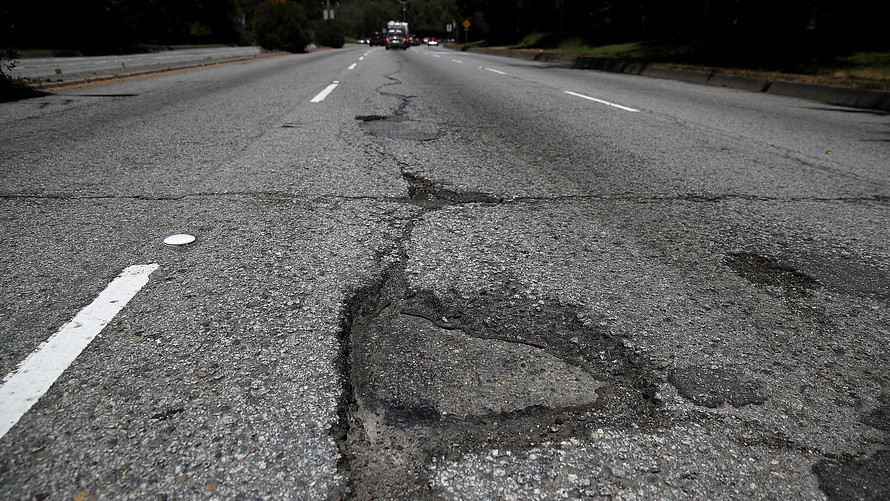
#> input picture examples/1.jpg, 890 x 501 px
$ python main.py --path examples/1.jpg
#> lines starting #> are read from the running program, lines starting #| are printed output that depends on the picture
import numpy as np
import argparse
import json
import cv2
from sqlalchemy import true

def update_trackbars(window_name, trackbars):
    """
        Read values from trackbars
    """

    for trackbar in trackbars:
        trackbars[trackbar]['value'] = cv2.getTrackbarPos(trackbar, window_name)

    return trackbars

my_parser = argparse.ArgumentParser(description='')
my_parser.add_argument('-p',
                       '--path',
                       action='store',
                       type=str,
                       required=True,
                       help='Image path')

my_parser.add_argument('-n',
                       '--window_name',
                       action='store',
                       type=str,
                       default='Test',
                       help='Name of the opencv window')

args = my_parser.parse_args()
args_dict = vars(args)

# Read and resize image

image = cv2.imread(args_dict['path'])
#> image is the input picture: shape (501, 890, 3); mean B, G, R 91.7, 92.9, 93.2
image = cv2.resize(image, (420, 300))
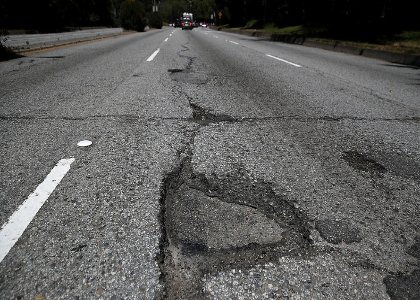
#> image: shape (300, 420, 3); mean B, G, R 91.5, 92.8, 93.1
cv2.namedWindow(args_dict['window_name'])

# Create ROI

polygon = np.array([[0, int(image.shape[0] * 0.6)], [int(image.shape[1] * 0.33), int(image.shape[0] * 0.4)],
                    [int(image.shape[1] * 0.67), int(image.shape[0] * 0.4)], [image.shape[1], int(image.shape[0] * 0.8)],
                    [image.shape[1], 0], [0, 0]])

# Extract ROI from image

image = cv2.fillPoly(image, pts = [polygon], color = (0, 0, 0))
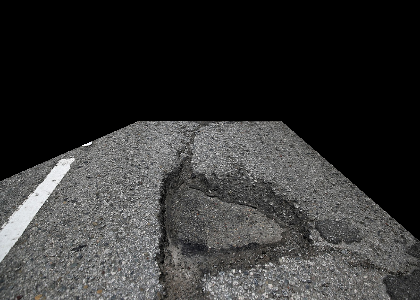
#> image: shape (300, 420, 3); mean B, G, R 51.6, 52.1, 52.2

# Read trackbar config and create trackbards on given window

#> (the run stopped early here; a loop or call above may not have finished)

$ run again, on examples/3.png
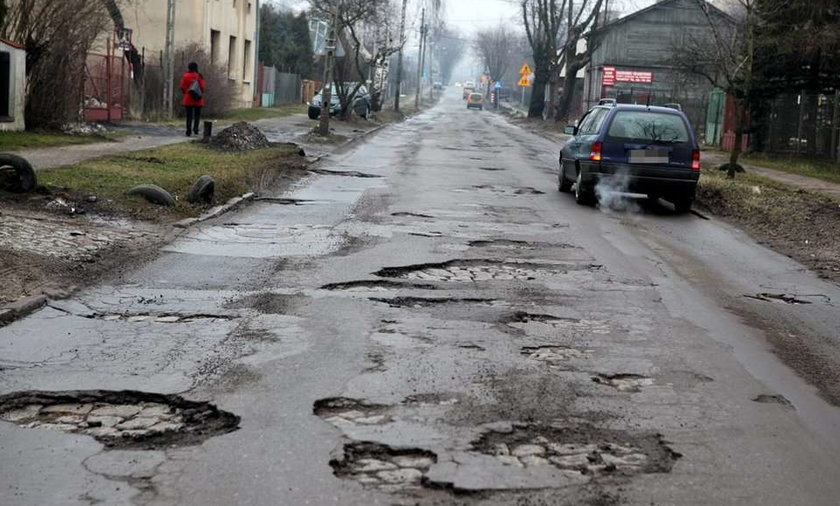
#> input picture examples/3.png, 840 x 506 px
#> image is the input picture: shape (506, 840, 3); mean B, G, R 112.9, 113.3, 114
#> `image = cv2.resize(image, (420, 300))`:
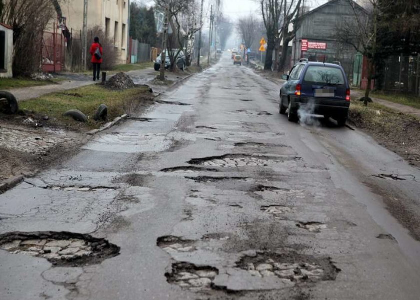
#> image: shape (300, 420, 3); mean B, G, R 112.8, 113.2, 113.8
#> `image = cv2.fillPoly(image, pts = [polygon], color = (0, 0, 0))`:
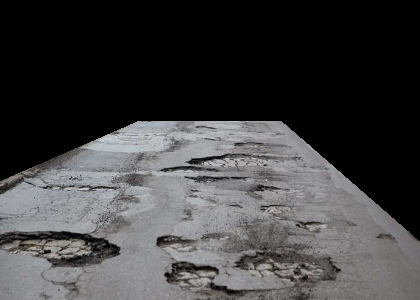
#> image: shape (300, 420, 3); mean B, G, R 65, 64.1, 64.6

$ run again, on examples/4.jpeg
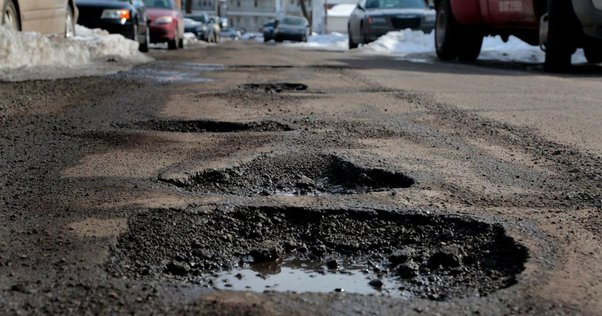
#> input picture examples/4.jpeg, 602 x 316 px
#> image is the input picture: shape (316, 602, 3); mean B, G, R 81.4, 83.3, 86.2
#> `image = cv2.resize(image, (420, 300))`:
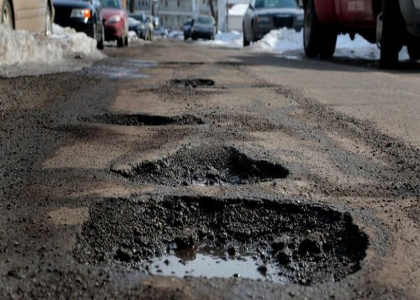
#> image: shape (300, 420, 3); mean B, G, R 81.3, 83.2, 86.1
#> `image = cv2.fillPoly(image, pts = [polygon], color = (0, 0, 0))`:
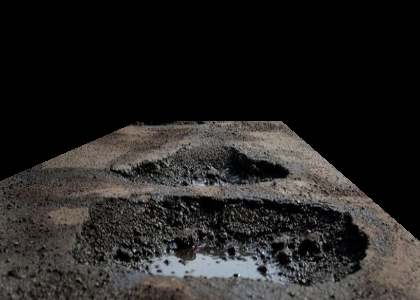
#> image: shape (300, 420, 3); mean B, G, R 34.5, 35.8, 37.5
